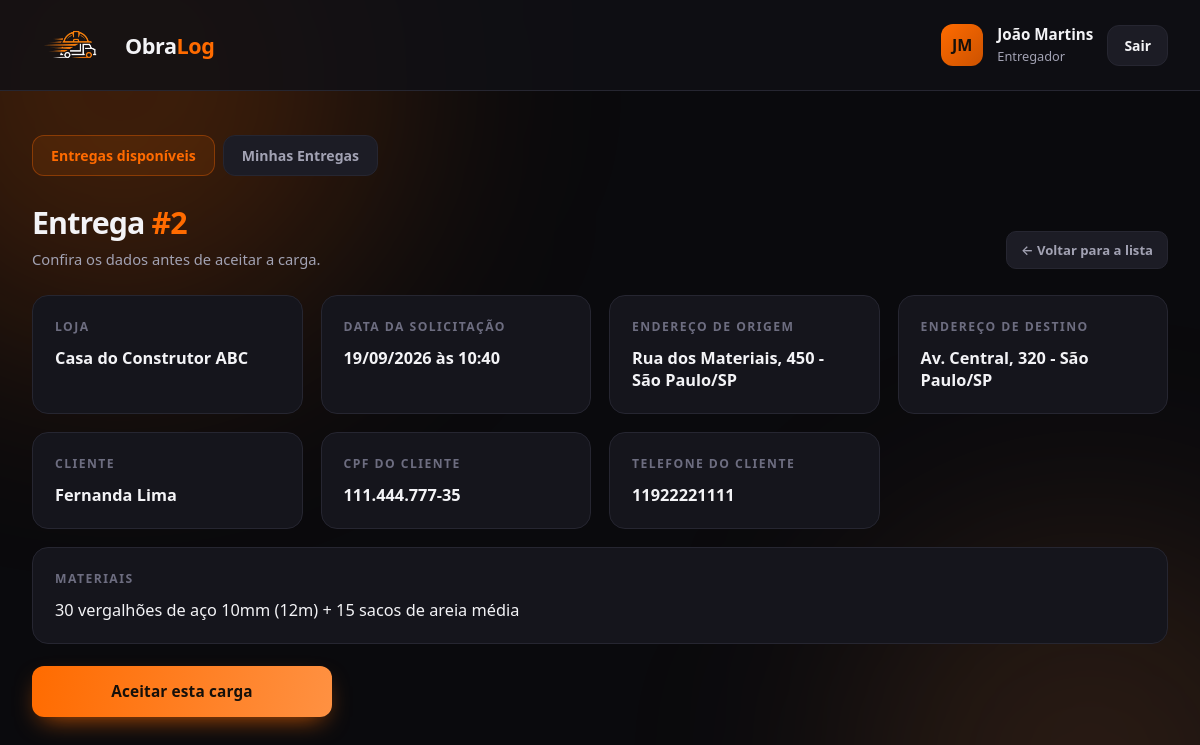
Screenshot of /entrega-detalhe.php?id=2 (signed in) with the database file from the repository.
### tables this page shows
CREATE TABLE entrega (
    id_entrega          INT AUTO_INCREMENT PRIMARY KEY,
    id_loja             INT            NOT NULL,
    id_motorista        INT            NULL,
    id_cliente          INT            NOT NULL,
    endereco_origem     VARCHAR(200)   NOT NULL,
    endereco_entrega    VARCHAR(200)   NOT NULL,
    materiais           TEXT           NOT NULL,
    data_solicitacao    DATETIME       DEFAULT CURRENT_TIMESTAMP,
    data_entrega         DATETIME       NULL COMMENT 'preenchida quando o motorista aceita',
    data_finalizacao     DATETIME       NULL COMMENT 'preenchida quando o motorista finaliza; NULL = ainda ativa',
    CONSTRAINT fk_entrega_loja FOREIGN KEY (id_loja)
        REFERENCES loja (id_usuario) ON DELETE CASCADE,
    CONSTRAINT fk_entrega_motorista FOREIGN KEY (id_motorista)
        REFERENCES motorista (id_usuario) ON DELETE SET NULL,
    CONSTRAINT fk_entrega_cliente FOREIGN KEY (id_cliente)
        REFERENCES cliente (id_cliente) ON DELETE CASCADE
);

CREATE TABLE cliente (
    id_cliente   INT AUTO_INCREMENT PRIMARY KEY,
    nome         VARCHAR(150)   NOT NULL,
    cpf          VARCHAR(11)    NOT NULL,
    telefone     VARCHAR(11)    NOT NULL,
    endereco     VARCHAR(200)   NOT NULL,
    UNIQUE KEY uq_cliente_cpf (cpf)
);

### includes/auth.php (called while the page is built, shortened)
<?php
function estaLogado(): bool
{
    return isset($_SESSION['usuario']['id_usuario']);
}
function usuarioLogado(): ?array
{
    return $_SESSION['usuario'] ?? null;
}
function exigirTipo(string $tipo): array
{
    $usuario = usuarioLogado();
    return $usuario;
}
function iniciais(string $nome): string
{
    $partes = preg_split('/\s+/', trim($nome));
    $letras = mb_substr($partes[0] ?? '', 0, 1);
    if (count($partes) > 1) {
        $letras .= mb_substr(end($partes), 0, 1);
    }
    return mb_strtoupper($letras);
}
function somenteDigitos(?string $valor): string
{
    return preg_replace('/\D/', '', (string) $valor);
}
function e(?string $valor): string
{
    return htmlspecialchars((string) $valor, ENT_QUOTES, 'UTF-8');
}
function formatarCpf(?string $valor): string
{
    $d = somenteDigitos($valor);
    return sprintf('%s.%s.%s-%s', substr($d, 0, 3), substr($d, 3, 3), substr($d, 6, 3), substr($d, 9));
}

### entrega-detalhe.php (the view, shortened to what this page needs)
<?php
require_once __DIR__ . '/includes/auth.php';
require_once __DIR__ . '/includes/conexao.php';
$usuario = exigirTipo('motorista');
$idEntrega = (int) ($_GET['id'] ?? 0);
$stmt = $pdo->prepare(
    "SELECT  en.*,
             COALESCE(l.nome_fantasia, ul.nome) AS nome_loja,
             l.telefone                          AS telefone_loja,
             c.nome                              AS nome_cliente,
             c.cpf                                AS cpf_cliente,
             c.telefone                          AS telefone_cliente
     FROM    entrega en
     JOIN    loja    l  ON l.id_usuario = en.id_loja
     JOIN    usuario ul ON ul.id_usuario = en.id_loja
     JOIN    cliente c  ON c.id_cliente = en.id_cliente
     WHERE   en.id_entrega = ?"
);
$stmt->execute([$idEntrega]);
$entrega = $stmt->fetch();
$ehDoMotorista = (int) $entrega['id_motorista'] === (int) $usuario['id_usuario'];
function dataBr(?string $data): string
{
    return $data ? date('d/m/Y \à\s H:i', strtotime($data)) : '-';
}
?>
<!DOCTYPE html>
<html lang="pt-BR">
<head>
    <link rel="stylesheet" href="style.css">
</head>
<body>
<header class="topo">
    <div class="logo-topo">
        <img src="img/logoObraLog.png" alt="ObraLog">
        <span>Obra<b>Log</b></span>
    </div>
    <div class="usuario-atual">
        <div class="avatar"><?= e(iniciais($usuario['nome'])) ?></div>
        <div class="dados">
            <strong><?= e($usuario['nome']) ?></strong>
            <small>Entregador</small>
        </div>
        <a href="logout.php" class="botao-sair">Sair</a>
    </div>
</header>
<main class="conteudo conteudo-largo">
    <?php $paginaAtual = $ehDoMotorista ? 'minhas' : 'disponiveis'; require __DIR__ . '/includes/menu-motorista.php'; ?>
    <div class="cabecalho-pagina">
        <div>
            <h1>Entrega <span>#<?= (int) $entrega['id_entrega'] ?></span></h1>
            <p>Confira os dados antes de aceitar a carga.</p>
        </div>
        <a href="<?= $ehDoMotorista ? 'minhas-entregas.php' : 'entregas.php' ?>" class="acao">&larr; Voltar para a lista</a>
    </div>
    <div class="grade-cartoes">
        <div class="cartao-info">
            <h3>Loja</h3>
            <p><?= e($entrega['nome_loja']) ?></p>
        </div>
        <div class="cartao-info">
            <h3>Data da solicitação</h3>
            <p><?= dataBr($entrega['data_solicitacao']) ?></p>
        </div>
        <div class="cartao-info">
            <h3>Endereço de origem</h3>
            <p><?= e($entrega['endereco_origem']) ?></p>
        </div>
        <div class="cartao-info">
            <h3>Endereço de destino</h3>
            <p><?= e($entrega['endereco_entrega']) ?></p>
        </div>
        <div class="cartao-info">
            <h3>Cliente</h3>
            <p><?= e($entrega['nome_cliente']) ?></p>
        </div>
        <div class="cartao-info">
            <h3>CPF do cliente</h3>
            <p><?= e(formatarCpf($entrega['cpf_cliente'])) ?></p>
        </div>
        <div class="cartao-info">
            <h3>Telefone do cliente</h3>
            <p><?= e($entrega['telefone_cliente']) ?></p>
        </div>
        <div class="cartao-info" style="grid-column: 1 / -1">
            <h3>Materiais</h3>
            <p style="font-weight:400"><?= nl2br(e($entrega['materiais'])) ?></p>
        </div>
    </div>
    <?php if (!$ehDoMotorista): ?>
        <form method="post" action="aceitar-entrega.php" style="margin-top:22px; max-width:300px">
            <button type="submit" class="botao botao-principal">Aceitar esta carga</button>
        </form>
    <?php endif; ?>
</main>
</body>
</html>

### rows the page displays
entrega: id_entrega "2", data_solicitacao "19/09/2026 às 10:40", endereco_origem "Rua dos Materiais, 450 - São Paulo/SP", endereco_entrega "Av. Central, 320 - São Paulo/SP", id_cliente.nome "Fernanda Lima", id_cliente.cpf "111.444.777-35", id_cliente.telefone "11922221111", materiais "30 vergalhões de aço 10mm (12m) + 15 sacos de areia média"

### other values shown
iniciais($usuario['nome']) "JM"
$usuario['nome'] "João Martins"
$entrega['nome_loja'] "Casa do Construtor ABC"
